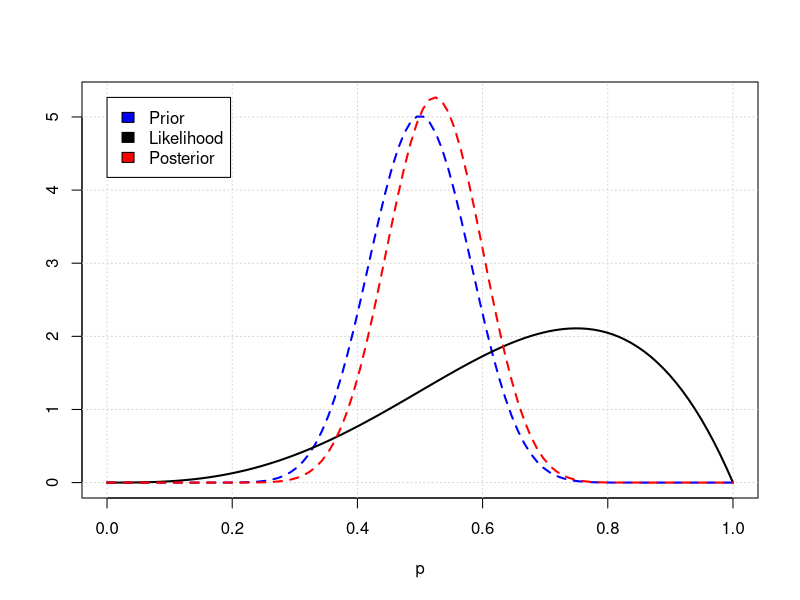

Generate this figure with R:
# Computes and plots the likelihood and posterior distributions
# for a binomial parameter p for a specified beta prior

# Number of coin flips
N = 4

# Number of heads
k = 3

# Normalized likelihood
lik = function(p){
    p^k * (1-p)^(N-k) * (factorial(N+1)/(factorial(k)*factorial(N-k)))
}

# Beta prior parameters
alpha = 20
beta = 20

# Plot
x = seq(from = 0, to = 1, length.out = 100)
y_max = max(c(dbeta(x, alpha, beta),
              lik(x),
              dbeta(x, alpha + k, beta + N - k)))
plot(0, 
     xlim = c(0,1), ylim = c(0, y_max),
     type = 'l', lwd = 2,
     xlab = 'p', ylab = '')
grid(nx = NULL, ny = NULL)

# Plot prior
lines(x, dbeta(x, alpha, beta),
      lty = 2, lwd = 2, col = 'blue')

# Plot likelihood
lines(x, lik(x),
      lty = 1, lwd = 2, col = 'black')

# Plot posterior
lines(x, dbeta(x, alpha + k, beta + N - k),
      lty = 2, lwd = 2, col = 'red')

legend(x = 0, y = y_max,
       fill = c('blue', 'black', 'red'),
       legend = c('Prior', 'Likelihood', 'Posterior'))



